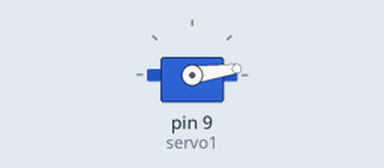
This sketch was run on a simulated Arduino Uno, built with avr-gcc and run on an emulated ATmega328P. Parts: servo.

Above: at 0.05 s.
At 0.35 s:
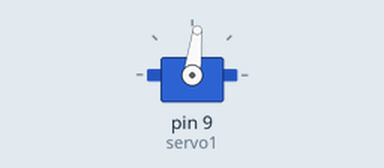
At 0.7 s:
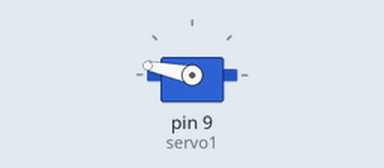
At 1.4 s:
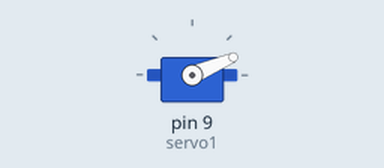
Timing chart, 0 to 3.4 s (numbered marks = the images above):
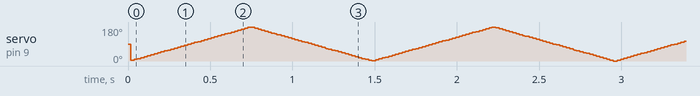

The sketch:

test.ino
```cpp
#include <Servo.h>
 Servo servo1;
void setup() {
  // put your setup code here, to run once:

  servo1.attach(9);
}

void loop() {
 int deplayTime = 4;
 /* the fastest the servo can operate is at 60 degrees per 230 milliseconds
 so the delay for going from 0 - 180 with an increment of 1, would be 4 milliseconds (rouding up) */
 // put your main code here, to run repeatedly:
 for(int i = 0; i <= 180; i++){
   delay(deplayTime);
   servo1.write(i);
 }
 for(int i = 180; i >= 0; i--){
   delay(deplayTime);
   servo1.write(i);
 }
}
```
